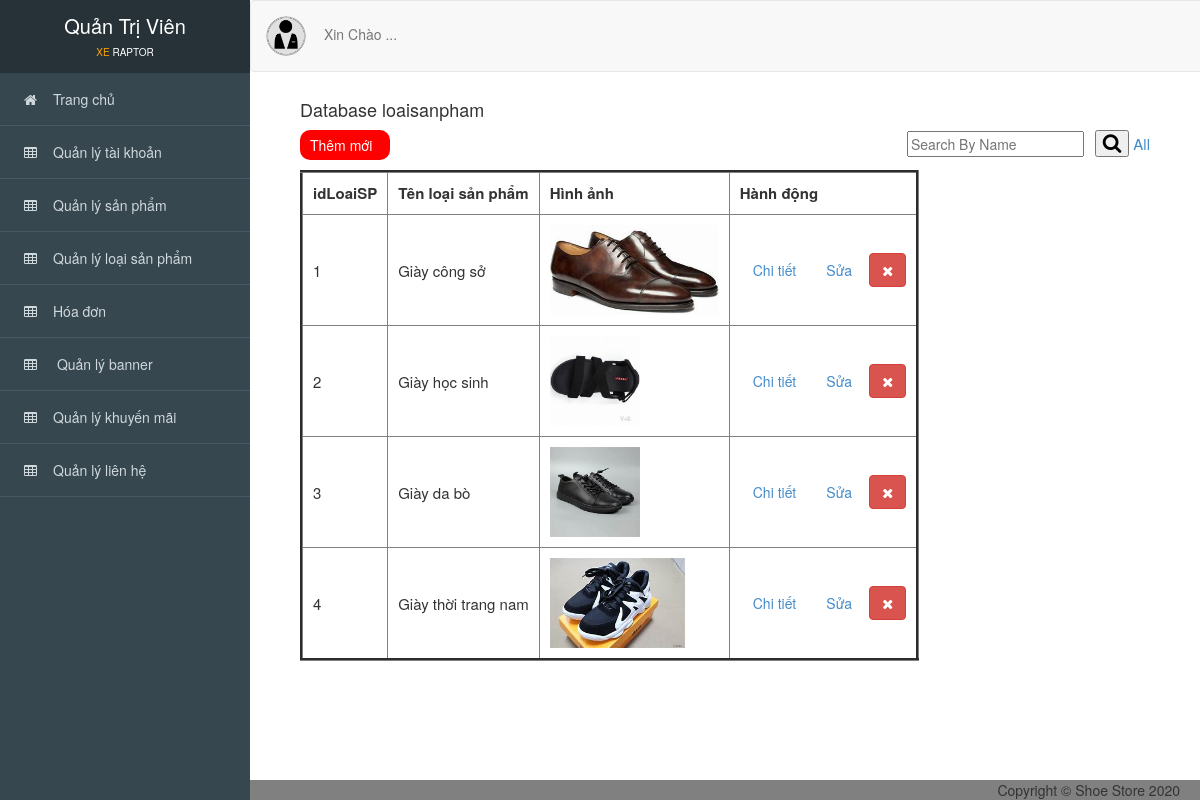
Page /admin/index.php?action=loaisanpham on the committed database.
### tables this page shows
CREATE TABLE `loaisanpham` (
  `idLoaiSP` int(11) NOT NULL,
  `tenLSP` varchar(255) NOT NULL,
  `hinhanh` varchar(255) NOT NULL
);

### admin/controller_admin/quanlyloaisanpham.php (called while the page is built, shortened)
<?php
    require_once('./model_admin/loaisanpham.php');
    class loaisanphamcontroller
    {
    	var $loaisanpham_model;
    	public function __construct()
    	{
    		$this->loaisanpham_model = new loaisanpham();
    	}
    	public function list()
    	{
    		if(isset($_POST['timkiem_lsp'])){
                $timkiem_lsp = $_POST['timkiem_lsp'];
                $data = $this->loaisanpham_model->timkiem_lsp($timkiem_lsp);
            }else{
                $data = $this->loaisanpham_model->all();
            }
            require_once('views_admin/index.php');
    	}
       }
?>

### admin/model_admin/ketnoi.php (called while the page is built, shortened)
<?php
    class ketnoi
    {
    	function __construct()
    	{
    		$host = "localhost";
    		$username ="root";
    		$password = "";
    		$dbname = "qlbx";
    		$this->connect = new mysqli($host,$username,$password,$dbname);
    	}
    }
?>

### admin/model_admin/loaisanpham.php (called while the page is built, shortened)
<?php
    require_once('ketnoi.php');
    class loaisanpham
    {
    	var $conn;
    	function __construct()
    	{
    		$connect_obj = new ketnoi();
    		$this->conn = $connect_obj->connect;
    	}
    	function all()
    	{
    		$query = "SELECT * FROM loaisanpham ORDER BY idLoaiSP";
    		$result = $this->conn->query($query);
    		$data = array();
    		while ($row = $result->fetch_assoc()) {
       		   $data[] = $row;
    		}
    		return $data;
    	}
    }
?>

### admin/views_admin/loaisanpham/quanlyloaisanpham.php (the view)
<div id="viewport">
<div class="container-fluid" id="noidung">
      <h4>Database loaisanpham</h4>
      <a class="pull-left themmoi" href="?action=themloaisanpham_giaodien"> Thêm mới</a>
      <div class="search_box pull-right" style="margin-right: 50px; margin-top: 0px;">
          <form method="POST" action="?action=loaisanpham">
          <input type="text" placeholder="Search By Name" name="timkiem_lsp">&ensp;
          <button type="submit"><i class="fa fa-search"></i></button>
          <a href="?action=loaisanpham" style="font-size: 15px;">All</a>
        </form>
      </div>
      <br>
      <br>
      <table border="3" cellpadding="10" style="font-size: 15px;">
          <thead>
               <tr>
                  <th>idLoaiSP</th>
                  <th class="theadd">Tên loại sản phẩm</th>
                  <th class="theadd">Hình ảnh</th>
                  <th>Hành động</th>
               </tr>
          </thead>
          <tbody>
            <?php foreach ($data as $value) { ?>
              <tr>
                  <td scope="row"><?= $value['idLoaiSP'] ?></td>
                 <td><?= $value['tenLSP'] ?></td>
                  <td><img src="./public_admin/image/loaisanpham/<?= $value['hinhanh'] ?>"  height='90' ></td>
                  <td>
                      <a href="?action=xemloaisanpham&id=<?= $value['idLoaiSP'] ?>" type="button" class="btn btn-light">Chi tiết</a>
                      <a href="?action=sualoaisanpham&id=<?= $value['idLoaiSP'] ?>" type="button" class="btn  btn-light">Sửa</a>
                      <a href="?action=xoaloaisanpham&id=<?= $value['idLoaiSP'] ?>" onclick="return confirm('Bạn có thật sự muốn xóa ?');" type="button" class="btn btn-danger"title="Xóa ">
                        <i class="fa fa-times"></i></a>
                  </td>
              </tr>
              <?php } ?>
          </tbody>
      </table>
      <br>
      <br>
      <br>
</div>
</div>

### admin/public_admin/css/style.css (style rules this page uses)
div.search_box { margin-top: 21px; }
i.fa-search { font-size: 20px; }
body { overflow-x: hidden; font-family: 'Roboto', sans-serif; font-size: 16px; }
#viewport { padding-left: 250px; -webkit-transition: all 0.5s ease; -moz-transition: all 0.5s ease; -o-transition: all 0.5s ease; transition: all 0.5s ease; }
#noidung { padding-top: 90px; padding-left: 50px; background-color: white; }
th.theadd { min-width: 100px; max-width: 170px; }
a.themmoi { height: 30px; width: 90px; background-color: red; color:white; padding: 5px 10px 5px; border-radius: 10px; }

### rows in the picture
loaisanpham: idLoaiSP "1", tenLSP "Giày công sở", hinhanh (picture)
loaisanpham: idLoaiSP "2", tenLSP "Giày học sinh", hinhanh (picture)
loaisanpham: idLoaiSP "3", tenLSP "Giày da bò", hinhanh (picture)
loaisanpham: idLoaiSP "4", tenLSP "Giày thời trang nam", hinhanh (picture)
